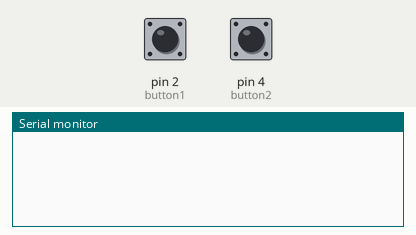
A sketch run on a simulated Arduino Uno, built with avr-gcc and run on an emulated ATmega328P. Parts: the last lines printed to the serial monitor. The test bench sets the inputs (shaded band); at power-on: pin 2 (button1) HIGH, pin 4 (button2) HIGH.

Above: at 1.2 s.
1.3 s: pin 2 (button1) pulled LOW for 0.15 s
At 2.2 s:
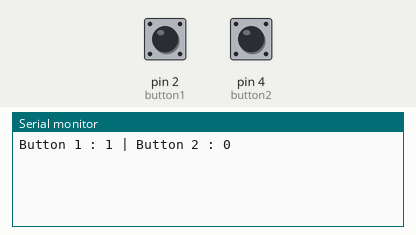
2.9 s: pin 4 (button2) pulled LOW for 0.15 s
At 3.4 s:
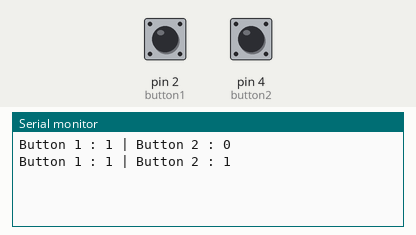
4.5 s: pin 2 (button1) pulled LOW for 1 s
At 5.9 s:
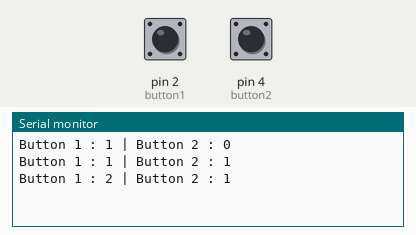
7.0 s: pin 4 (button2) pulled LOW for 1 s
At 9.0 s:
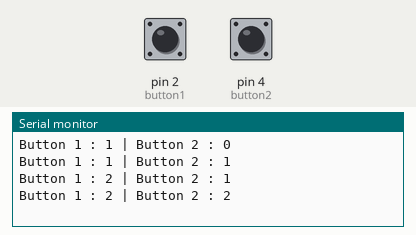
Timing chart, 0 to 10.5 s (numbered marks = the images above; inputs shaded):
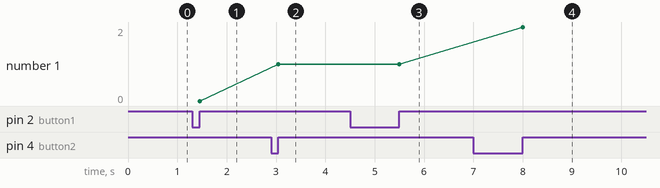

The sketch:

DeuxBoutons.ino
```cpp
// DeuxBoutons //////////////
// 15.11.2018 - Clément Gault
/*
   Essai de la bibliothèque EasyButton d'Evert Arias,
   disponible dans le gestionnaire de bibliothèque.
   Menu : Croquis/Inclure une biliothèque/Gérer les biliothèques
   -
   Quand on appuie une fois sur un bouton, cela incrémente
   une valeur propre à chaque bouton. Les valeurs s'affichent
   dans le moniteur série.
   -
   Montage :
     - Un bouton en pin 2
     - Un bouton en pin 4
   (voir DeuxBoutons_montage.jpg)

*/

// On indique à Arduino qu'on va utiliser
// la bibliothèque EasyButton :
#include <EasyButton.h>

// On déclare deux objets EasyButton :
EasyButton button1(2); // Le premier nommé button1, entre parenthèse la pin
EasyButton button2(4); // etc…

int n1, n2; // Les compteurs pour chaque bouton

void setup() {
  Serial.begin(9600);

  // Initialisation des deux objets EasyButon :
  button1.begin();
  button2.begin();

  // Quand un bouton est pressé,
  // on appelle une fois une fonction dédiée (voir après le loop()) :
  button1.onPressed(onPressed1);
  button2.onPressed(onPressed2);
} // Fin du setup();

void loop() {
  // On lit en boucle l'état du bouton :
  // quand il est pressé, il va lire la fonction
  // appelée en retour (voir après le loop()) :
  button1.read();
  button2.read();
} // Fin du loop()

// Fonction appelée quand on appuie sur le bouton 1 :
void onPressed1() {
  n1++; // On incrémente le compteur pour button1
  Serial.print("Button 1 : ");
  Serial.print(n1);
  Serial.print(" | Button 2 : ");
  Serial.println(n2);
}

// Pareil pour le second bouton :
void onPressed2() {
  n2++;
  Serial.print("Button 1 : ");
  Serial.print(n1);
  Serial.print(" | Button 2 : ");
  Serial.println(n2);
}
```

Measured:
- after the input at 1.3 s, the serial monitor: prints a new line after 0.15 s (image 1)
- after the input at 2.9 s, the serial monitor: prints a new line after 0.15 s (image 2)
- after the input at 4.5 s, the serial monitor: prints a new line after 1.0 s (image 3)
- after the input at 7.0 s, the serial monitor: prints a new line after 1.0 s (image 4)
